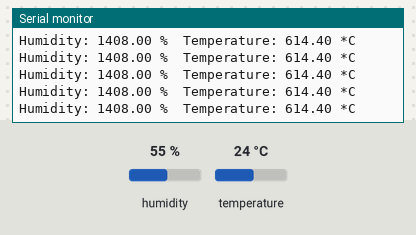
The sketch below on a simulated ESP32. Shown: the last lines printed to the serial monitor. Wiring (inferred from the names in the program): DHT11 sensor: data GPIO 32. The test bench sets the inputs (shaded band); at power-on: humidity 55 %, temperature 24 °C.

Above: at 3.0 s.
3.1 s: humidity set to 22 %
At 5.0 s:
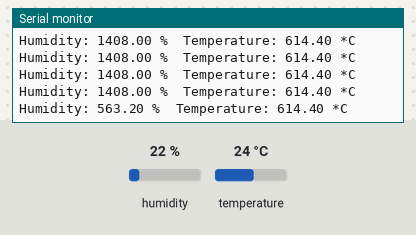
5.9 s: temperature set to 12 °C
At 6.5 s:
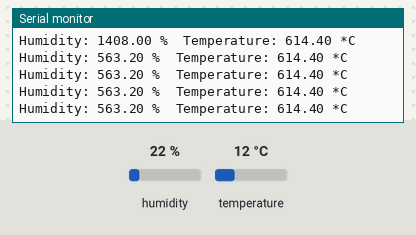
8.7 s: humidity set to 40 %
At 8.7 s:
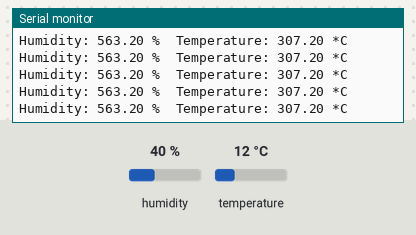
Timing chart, 0 to 11.7 s (numbered marks = the images above; inputs shaded):
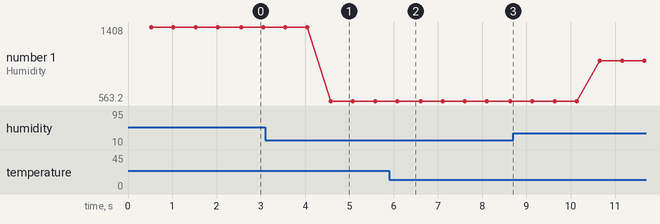

The sketch:

DHTtester.ino
```cpp
// Example testing sketch for various DHT humidity/temperature sensors
// Written by ladyada, public domain

#include "DHT.h"

#define DHTPIN 32     // what pin we're connected to

// Uncomment whatever type you're using!
//#define DHTTYPE DHT11   // DHT 11
#define DHTTYPE DHT22   // DHT 22  (AM2302)
//#define DHTTYPE DHT21   // DHT 21 (AM2301)
int kuku = 32;
// Connect pin 1 (on the left) of the sensor to +5V
// Connect pin 2 of the sensor to whatever your DHTPIN is
// Connect pin 4 (on the right) of the sensor to GROUND
// Connect a 10K resistor from pin 2 (data) to pin 1 (power) of the sensor

DHT in_sensor(kuku, DHTTYPE);

void setup() {
  Serial.begin(9600);
  Serial.println("DHTxx test!");

  in_sensor.begin();
}

void loop() {
  // Reading temperature or humidity takes about 250 milliseconds!
  // Sensor readings may also be up to 2 seconds 'old' (its a very slow sensor)
  float h =in_sensor.readHumidity();
  float t = in_sensor.readTemperature();

  // check if returns are valid, if they are NaN (not a number) then something went wrong!
  if (isnan(t) || isnan(h)) {
    Serial.println("Failed to read from DHT");
  } else {
    Serial.print("Humidity: ");
    Serial.print(h);
    Serial.print(" %\t");
    Serial.print("Temperature: ");
    Serial.print(t);
    Serial.println(" *C");
  }
}
```

Measured:
- after the input at 3.1 s, the serial monitor: prints a new line after 1.5 s (image 1)
- plotted number 1: 1408 → 563.2 after the input at 3.1 s, 563.2 → 1024 after the input at 8.7 s
